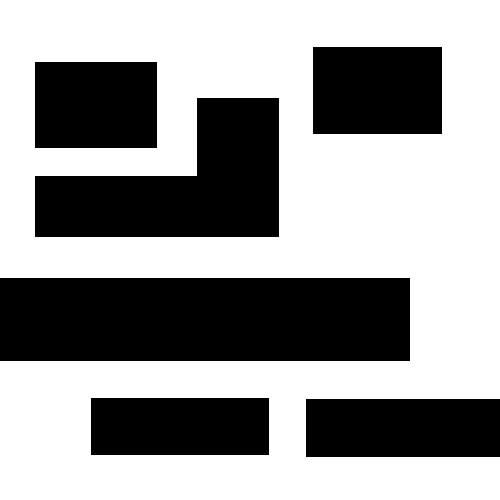
%> input picture Voronoi DF/map/map2.bmp, 500 x 500 px
$ octave DF_voronoi_c.m   (GNU Octave 9; MATLAB toolbox functions it lacks are replaced by stand-ins)
%> lines starting %> are read from the running program, lines starting %| are printed output that depends on the picture; in (x1, y1, x2, y2) boxes, pixels count from 0 and x2, y2 are one past the last pixel; in counts of white or black regions, pixels touching at a corner belong together; the program's own positions count from 1
### Voronoi DF/GetColors.m
function [all_themes, all_colors] = GetColors()%https://zhuanlan.zhihu.com/p/444970597
% 颜值即正义1
c_string{1} = {'#FD6D5A', '#FEB40B', '#6DC354', '#994487', '#518CD8', '#443295'};
% 颜值即正义2
c_string{2} = {'#264653', '#2A9D8F', '#E9C46A', '#F4A261', '#E76F51', '#253777'};
% 颜值即正义3
c_string{3} = {'#C1C976', '#C8A9A1', '#FEC2E4', '#77CCE0', '#FFD372', '#F88078'};
% 颜值即正义4
c_string{4} = {'#104FFF', '#2FD151', '#64C7B8', '#FF1038', '#45CAFF', '#B913FF'};
% 颜值即正义5
c_string{5} = {'#4C87D6', '#F38562', '#F2B825', '#D4C114', '#88B421', '#199FE0'};
% 颜值即正义6
c_string{6} = {'#037CD2', '#00AAAA', '#927FD3', '#E54E5D', '#EAA700', '#F57F4B'};
% 颜值即正义7
c_string{7} = {'#64B6EA', '#FB8857', '#A788EB', '#80D172', '#FC7A77', '#61D4D5'};
% 颜值即正义8
c_string{8} = {'#F1787D', '#F8D889', '#69CDE0', '#5EB7F1', '#EDA462', '#F6C4E6'};
% 颜值即正义9
c_string{9} = {'#8C8FD5', '#C0E5BC', '#8C8FD5', '#BDF4FC', '#C3BCE6', '#F48FB1'};
% China Mobile
c_string{10} = {'#B04A7A', '#171433', '#B6342E', '#DBB9DB', '#FAB4AC', '#EFB9C1'};
% 波西米亚风情
c_string{11} = {'#E74745', '#FB7857', '#FBCD60', '#FEFB66', '#1AC0C6', '#FB7857'};
% WOF 旺德福
c_string{12} = {'#361D32', '#543C52', '#F65A53', '#EED2CB', '#DBD873', '#F1E8E8'};
% 瑞普演界网
c_string{13} = {'#454D66', '#319975', '#58B368', '#DBD873', '#FAC46C', '#F1ECB7'};
% Georgia Holt
c_string{14} = {'#112E92', '#112E92', '#48D6D2', '#81EAE6', '#F8F6BA', '#E3F5F6'};
% William Alexander
c_string{15} = {'#134036', '#103232', '#34C0B8', '#7A27FF', '#FFCA7B', '#F8A427'};
% 配色1
c_string{16} = {'#FF0000', '#F65A53', '#34C0B8', '#7A27FF', '#FF98A4', '#D7BCE7'};
% 配色2
c_string{17} = {'#F84D4D', '#FF6B42', '#5BA3EB', '#06BB9A', '#8E7EF0', '#F4B919'};
% 配色3
c_string{18} = {'#406196', '#F4B414', '#77649B', '#385D77', '#576270', '#778495'};
% 配色4
c_string{19} = {'#4C6CFF', '#18C1FF', '#3DEF2D', '#9818BC', '#CB1E86', '#FC564B'};
% Reeoo
c_string{20} = {'#0E9DFF', '#FF0000', '#800080', '#FFA500', '#ECE70B', '#979797'};
% Encry
c_string{21} = {'#313BD0', '#9A22F8', '#00F2F2', '#00B2FC', '#5EAFFA', '#81E0D7'};
% 小清新1
c_string{22} = {'#55EFC4', '#81ECEC', '#74B9FF', '#A29BFE', '#7F8C8D', '#C9C9C9'};
% 蓝色精灵
c_string{23} = {'#FAD390', '#F8C291', '#3742FA', '#70A1FF', '#82CCDD', '#B8E994'};
% 单色调
c_string{24} = {'#F8E0F1', '#DEC8CC', '#B87D9C', '#82447F', '#0B174E', '#C9C9C9'};
% Amgen
c_string{25} = {'#0063C3', '#408AD2', '#3396CF', '#A0D284', '#F5CD39', '#BEBEBE'};
% Vectary
c_string{26} = {'#4316F3', '#8769F7', '#FA807C', '#EFC09D', '#A5A5A5', '#C9C9C9'};
% 墨镜
c_string{27} = {'#104382', '#0A8CB2', '#448CE1', '#1BB5E1', '#FF6155', '#C9C9C9'};
% Khan Academy
c_string{28} = {'#14BF96', '#1865F2', '#FFB100', '#073587', '#5F9ABC', '#BCBCBC'};
% 蒲公英
c_string{29} = {'#16B99A', '#1F7CC1', '#1686F8', '#3EC5E0', '#93D06A', '#BABABA'};
% 星珀互动
c_string{30} = {'#014AE0', '#1587FD', '#2DD3FB', '#FA6766', '#F8B613', '#BD55F9'};
% 麦客
c_string{31} = {'#1987D7', '#5B73CD', '#1FBF79', '#3BB9C1', '#F86B0D', '#FAA900'};
% 摸象大数据
c_string{32} = {'#4071EC', '#FA3279', '#1096FA', '#35B9E4', '#2DCC97', '#A0B2BA'};
% 万日出发
c_string{33} = {'#007EB4', '#00A7FC', '#FFC85C', '#ED326C', '#A84269', '#BC4715'};
% 光明使者
c_string{34} = {'#F79F1F', '#A3CB38', '#1289A7', '#D980FA', '#FDA7DF', '#B53471'};
% 冷暖碰撞
c_string{35} = {'#FA983A', '#EB2F06', '#1E3799', '#3C6382', '#38ADA9', '#C9C9C9'};
% 治愈色
c_string{36} = {'#2ED573', '#1E90FF', '#3742FA', '#70A1FF', '#2F3542', '#C9C9C9'};
% 食欲大增
c_string{37} = {'#FC5C65', '#FD9644', '#FED330', '#26DE81', '#079992', '#2BCBBA'};
% 小清新2
c_string{38} = {'#F3A683', '#F7D794', '#778BEB', '#70A1FF', '#E77F67', '#CF6A87'};
% 别致搭配
c_string{39} = {'#F6B93B', '#E55039', '#4A69BD', '#60A3BC', '#78E08F', '#BBEA99'};
% 健康
c_string{40} = {'#00ADD7', '#00668A', '#F1C900', '#FFF1CE', '#E01706', '#C9C9C9'};
% 童年时光
c_string{41} = {'#D3DE9E', '#004965', '#17C0EB', '#FF7F78', '#3D3D3D', '#FFF200'};
% 紫薇色的搭配
c_string{42} = {'#CD84F1', '#FFCCCC', '#FF4D4D', '#FFAF40', '#2F3542', '#FFFA65'};
% 科技时代
c_string{43} = {'#F53B57', '#3C40C6', '#3C40C6', '#00D8D6', '#05C46B', '#C9C9C9'};
% 人生的味道
c_string{44} = {'#50514F', '#F45E58', '#FFE15B', '#1D7AA2', '#6DC1B3', '#A5B1C2'};
% 狂欢派对
c_string{45} = {'#FFC312', '#12CBC4', '#C4E538', '#1289A7', '#FDA7DF', '#ED4C67'};
% 校园时光
c_string{46} = {'#FFC000', '#EA3C6E', '#1B73A7', '#2C946E', '#A5B1C2', '#303952'};
% 急需休息
c_string{47} = {'#A589C6', '#FD91A0', '#F2E9DA', '#DFE384', '#39BFCB', '#A6E3E8'};
% 平淡如水
c_string{48} = {'#CC99FF', '#FFAFD7', '#9BCDFF', '#FFD0A1', '#99FFCC', '#CCFF9A'};
% 绚丽多彩
c_string{49} = {'#3F48CC', '#B83DBA', '#FF7F27', '#0ED145', '#EC1C24', '#A76E4E'};
% 苍茫一色
c_string{50} = {'#385261', '#7298AB', '#4F9A73', '#74878B', '#86AEA6', '#D1F0F3'};
% 高级红
c_string{51} = {'#ED5736', '#C61D34', '#F30D00', '#DD5A6C', '#F00057', '#FE0096'};
% 高级蓝
c_string{52} = {'#4B59C2', '#5A77BB', '#4A94C5', '#3B2E7E', '#013370', '#1A2946'};
% 高级绿
c_string{53} = {'#08DE9E', '#01E400', '#21A576', '#BDDD20', '#9DBC20', '#67945B'};
% 高级紫
c_string{54} = {'#7F1EAC', '#815377', '#57004F', '#4C211B', '#CBA4E5', '#A5A9D6'};
% 高级深色
c_string{55} = {'#2D445F', '#3F4D50', '#494263', '#2279B6', '#7B9067', '#B56B62'};
% 中国瓷1
c_string{56} = {'#101420', '#4C000A', '#1A5599', '#8E2961', '#407D53', '#8E2961'};
% 中国瓷2
c_string{57} = {'#0095B6', '#4FA485', '#81D8D0', '#E2AF42', '#B8CE8E', '#9AB4CD'};
% 小清新3
c_string{58} = {'#005EAD', '#AF6DE5', '#719FFB', '#1CAC99', '#FE9499', '#4A8FDE'};
% 小清新4
c_string{58} = {'#4DE890', '#2178B8', '#77A2E8', '#F86067', '#26C4B8', '#0094C5'};
% 小清新5
c_string{58} = {'#5AE7E4', '#2E9F79', '#3638AE', '#FF7F00', '#FA9B97', '#30A02D'};
% 小清新6
c_string{58} = {'#B0E188', '#2077B5', '#05B9C7', '#A8CBE4', '#F5FFB3', '#BEECAF'};
% 小清新7
c_string{59} = {'#FFA1C4', '#8770E0', '#01AFEE', '#4574C6', '#FDC100', '#BAD0C4'};
% 眼前一亮s
c_string{60} = {'#4AB9EE', '#FF178D', '#FF178D', '#FFD600', '#00B1A1', '#97D601'};

c_string{61} = {'#D9ED92', '#B5E48C', '#99D98C', '#76C893', '#52B69A',...
    '#34A0A4', '#168AAD', '#1A759F', '#1E6091', '#184E77'};

c_string{62} = {'#FFEDD8', '#F3D5B5', '#E7BC91', '#D4A276', '#BC8A5F',...
    '#A47148', '#8B5E34', '#6F4518', '#603808', '#583101'};
% 十六进制转成RGB颜色
% 获取所有的颜色
m_count = length(c_string);
c_count = sum(cellfun(@length, c_string));
all_colors = nan(c_count, 3);
all_themes = cell(m_count, 1);
idx = 1;
for i = 1 : length(c_string)
    color = nan(length(c_string{i}), 3);
    for j = 1 : length(c_string{i})
        % 注意这里的RGB值是0-255范围
        rgb = Hex2RGB(c_string{i}{j});
        all_colors(idx, :) = RGB2MatlabColor(rgb);
        color(j, :) = all_colors(idx, :);
        idx = idx + 1;
    end
    all_themes{i} = color;
end
end
%%
% [11 lines left out: function Hex2RGB, not called in this run]
%%
function c = RGB2MatlabColor(rgb)
c = round(100 * rgb/255) / 100;
end
%%
% [10 lines left out: function DemoPlot, not called in this run]
%%
% [11 lines of commented-out code are left out]
%%
% [9 lines of commented-out code are left out]

### Voronoi DF/mapResize.m
function [source,goal,map] = mapResize(mapOriginal,resolutionX,resolutionY,source,goal)
%UNTITLED2 此处提供此函数的摘要
%   此处提供详细说明
mapResized=imresize(mapOriginal,[resolutionX resolutionY]);
map=mapResized; % grow boundary by a unit pixel
for i=1:size(mapResized,1)
    for j=1:size(mapResized,2)
        if mapResized(i,j)==0
            if i-1>=1, map(i-1,j)=0; end
            if j-1>=1, map(i,j-1)=0; end
            if i+1<=size(map,1), map(i+1,j)=0; end
            if j+1<=size(map,2), map(i,j+1)=0; end
            if i-1>=1 && j-1>=1, map(i-1,j-1)=0; end
            if i-1>=1 && j+1<=size(map,2), map(i-1,j+1)=0; end
            if i+1<=size(map,1) && j-1>=1, map(i+1,j-1)=0; end
            if i+1<=size(map,1) && j+1<=size(map,2), map(i+1,j+1)=0; end
        end
    end
end
source=double(int32((source.*[resolutionX resolutionY])./size(mapOriginal)));
goal=double(int32((goal.*[resolutionX resolutionY])./size(mapOriginal)));

end

### Voronoi DF/DFcreat.m
function [Dint] = DFcreat(I,maxs,dis_flag,flag_cover)
% [15 lines of commented-out code are left out]

%%
if flag_cover==1
    [M,N]=size(I);
    map=im2bw(I);
    Ic=I;
    for i = 2:M-1
        for j=2:N-1
            if((I(i,j)==0&I(i+1,j)==0&I(i-1,j)==0&I(i,j+1)==0&I(i,j-1)==0&I(i+1,j+1)==0&I(i+1,j-1)==0&I(i-1,j+1)==0&I(i-1,j-1)==0))%|...
              % (I(i,j)==1&I(i+1,j)==1&I(i-1,j)==1&I(i,j+1)==1&I(i,j-1)==1&I(i+1,j+1)==1&I(i+1,j-1)==1&I(i-1,j+1)==1&I(i-1,j-1)==1))
                Ic(i,j)=1;
            end
        end
    end
    map2=im2bw(~Ic);
    % % map2=~map;
    % map2(1,:) = 1;   map2(:,1) = 1;
    % map2(end,:) = 1; map2(:,end) = 1;
    [m,n]=size(map2);
    index=find(map2);
    [i,j]=ind2sub(size(map2),index);
    Dint = maxs *ones(m,n);
    [Dint] = DFcover(i,j,m,n,maxs,Dint,dis_flag);
    % [12 lines of commented-out code are left out]
elseif flag_cover==2
    map1=im2bw(I);
    [m,n]=size(map1);
    Dint = maxs *ones(m,n);
    [Dint] = DFcover2(~map1,m,n,Dint);
end

end

### Voronoi DF/DFcover.m
function [Dint] = DFcover(xl,yl,rows,cols,maxs,Dint,dis_flag)
%UNTITLED2 此处提供此函数的摘要
%   此处提供详细说明
cover = maxs * ones(2*maxs-1, 2*maxs-1);

if dis_flag==0
    for i=1:2*maxs-1
        for j=1:2*maxs-1
            dis = max(abs(i-(maxs)),abs(j-(maxs)));
            cover(i,j)=dis;
        end
    end
else
    for i=1:2*maxs-1
        for j=1:2*maxs-1
            dis = sqrt((i-(maxs))^2+(j-(maxs))^2);
            cover(i,j)=dis;
        end
    end
end

coverint=floor(cover);

for c = 1:length(xl)
    cover_flag = ones(2*maxs-1, 2*maxs-1);
    endx=xl(c);
    endy=yl(c);
    %%
    r1=endx-(maxs-1);
    r2=endx+(maxs-1);

    c1=endy-(maxs-1);
    c2=endy+(maxs-1);

    %%
    cr1=1;cc1=1;
    if r1<=0
        cr1=abs(r1)+2;
        r1=1;
    end
    if c1<=0
        cc1=abs(c1)+2;
        c1=1;
    end

    if r2>rows
        r2=rows;
    end
    if c2>cols
        c2=cols;
    end

    countr=0;
    for i=r1:r2
        countc = 0;
        for j=c1:c2
            cpx=cr1+countr;
            cpy=cc1+countc;
            if coverint(cpx,cpy)<Dint(i,j)
                Dint(i,j)=coverint(cr1+countr,cc1+countc);

            end
            countc = countc+1;
        end
        countr =countr +1;
    end

end

% % 热力图
% figure();
% h=heatmap(rot90(Dint));
end

### Voronoi DF/DF_voronoi_c.m
clc;clear;close all
I=imread('./map/map2.bmp');
%> I: size 500x500 uint8; 60.6% white; 6 black regions, box (x1, y1, x2, y2) and area: (0, 278, 410, 361) 34030, (35, 98, 279, 237) 21280, (306, 399, 500, 457) 11252, (313, 47, 442, 134) 11223, (35, 62, 157, 148) 10492, (91, 398, 269, 455) 10146
mapOriginal=im2bw(I); % input map read from a bmp file. for new maps write the file name here
%% parameters end here %%
[m,n]=size(mapOriginal);
%> m = 500; n = 500
resolutionX=m;
%> resolutionX = 500
resolutionY=n;
%> resolutionY = 500
source=[20 20]; % source position in Y, X format
goal=[480 480]; % goal position in Y, X format

xie_flag=true; % true: df voronoi c False: df voronoi b
maxs=140;
dis_flag=1; % 1: 欧式距离场 0: 棋盘距离场
%%
[all_themes, all_colors] = GetColors();
pathcolor=all_themes{58}(3,:);

prunepathcolor=all_themes{62}(3,:);
%% mapResize
[source,goal,map] = mapResize(mapOriginal,resolutionX,resolutionY,source,goal);
%> after the loop in mapResize, `for i=1:size(mapResized,1)`:
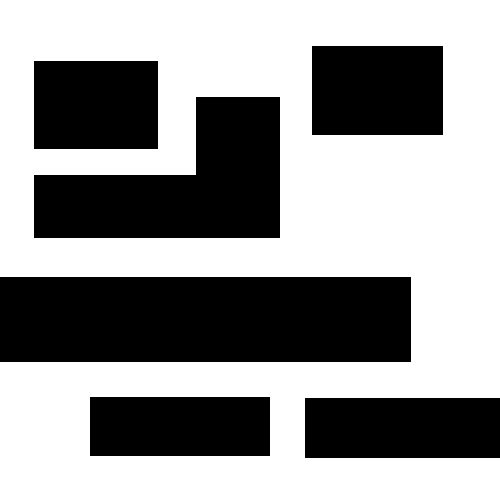
%> map: size 500x500 logical; 59.2% white; 6 black regions, box (x1, y1, x2, y2) and area: (0, 277, 411, 362) 34935, (34, 97, 280, 238) 22050, (305, 398, 500, 458) 11700, (312, 46, 443, 135) 11659, (34, 61, 158, 149) 10912, (90, 397, 270, 456) 10620
%> source = [20 20]; goal = [480 480]
map(1,:)=0;map(end,:)=0;
map(:,1)=0;map(:,end)=0;
%> after `map(:,end)=0`:
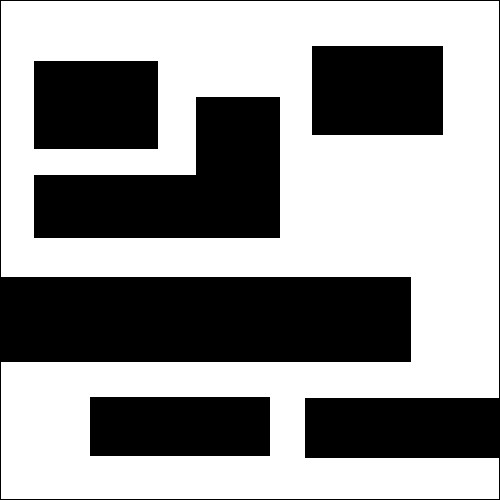
%> map: size 500x500 logical; 58.5% white; 5 black regions, box (x1, y1, x2, y2) and area: (0, 0, 500, 500) 48486, (34, 97, 280, 238) 22050, (312, 46, 443, 135) 11659, (34, 61, 158, 149) 10912, (90, 397, 270, 456) 10620

%% DFcreat
% % figure()
tic
[Dint] = DFcreat(map,maxs,dis_flag,1);
%> after the loop in DFcreat, `for i = 2:M-1`:
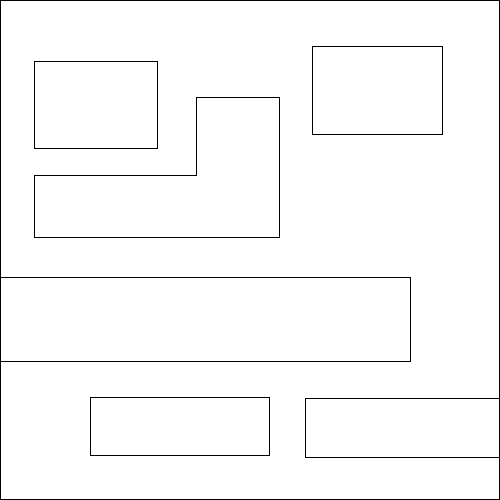
%> Ic: size 500x500 logical; 97.8% white; black in thin lines or dots
%> in DFcreat, `map2=im2bw(~Ic);`: map2: size 500x500 logical; 2.2% white in thin lines or dots
%> in DFcreat, `index=find(map2);`: index = 5445 values from 1 to 250000
%> in DFcreat, `[i,j]=ind2sub(size(map2),index);`: i = 5445 values, max 500 at index 500, min 1 at index 1, mean 258.7; j = 5445 values from 1 to 500
%> (the run ends here)
